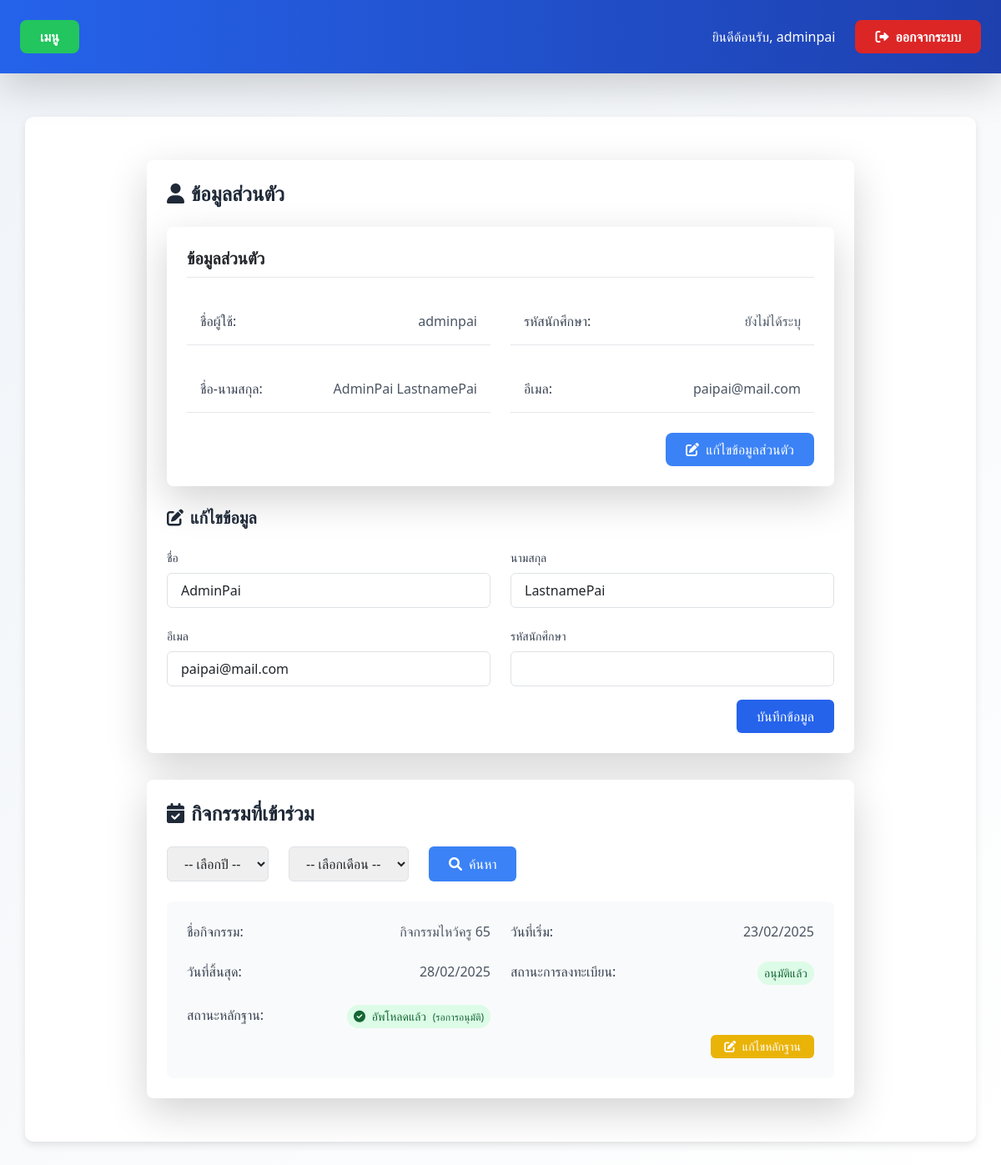
The page /edit-userprofile/ (signed in) on the database as committed earlier.
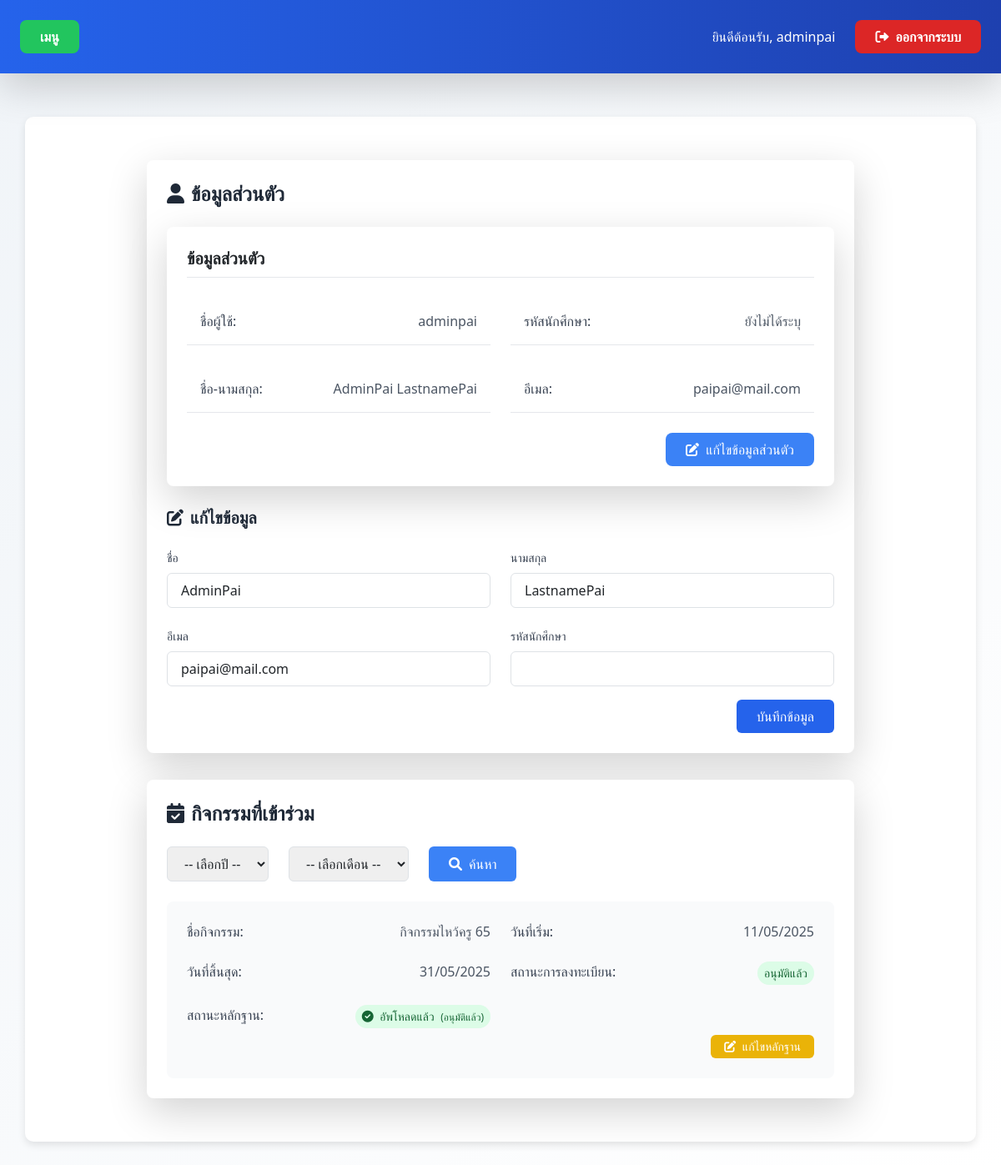
The same page on the database as committed later.
### myapp/models.py (models this page shows, shortened)
class Activity(models.Model):
    name = models.CharField(
        max_length=255,
        verbose_name='ชื่อกิจกรรม'
    )
    description = models.TextField(
        verbose_name='รายละเอียดกิจกรรม'
    )
    start_date = models.DateField(
        verbose_name='วันที่เริ่มจัดกิจกรรม',
        default=datetime.date.today
    )
    end_date = models.DateField(
        verbose_name='วันที่สิ้นสุดกิจกรรม',
        null=True,  # ยอมให้เป็น NULL
        blank=True  # สามารถทิ้งว่างได้ในฟอร์ม
    )
    created_by = models.ForeignKey(
        CustomUser,
        on_delete=models.CASCADE,
        verbose_name='ผู้สร้างกิจกรรม'
    )
    FACULTY_CHOICES = [
        ('all', 'ทุกคนเข้าร่วมได้'),
        ('CS', 'วิทยาการคอมพิวเตอร์'),
        ('CCS', 'วิทยาศาสตร์เครื่องสำอาง'),
        ('OHS', 'อาชีวอนามัยและความปลอดภัย'),
        ('EHS', 'อนามัยสิ่งแวดล้อมและสาธารณภัย'),
        ('MS', 'วิทยาศาสตร์การแพทย์'),
        ('GS', 'วิทยาศาสตร์ทั่วไป'),
        ('IT', 'เทคโนโลยีสารสนเทศ'),
        ('BIB', 'อุตสาหกรรมชีวภาพเพื่อธุรกิจ'),
        ('CYB', 'ความมั่นคงปลอดภัยไซเบอร์'),
    ]
    faculty = models.CharField(
        max_length=10,
        choices=FACULTY_CHOICES,
        default='all',
        verbose_name='คณะที่จัดกิจกรรม'
    )
    max_participants = models.IntegerField(
        default=0,  # เปลี่ยนจาก 30 เป็น 0 ซึ่งหมายถึงไม่จำกัด
        verbose_name='จำนวนผู้เข้าร่วมสูงสุด',
        help_text='กำหนดเป็น 0 หากไม่ต้องการจำกัดจำนวนผู้เข้าร่วม'
    )
    class Meta:
        verbose_name = 'กิจกรรม'
        verbose_name_plural = 'กิจกรรมทั้งหมด'

### myapp/views.py (the view, shortened to what this page needs)
# urls.py: path('edit-userprofile/', views.edit_userprofile, name='edit_userprofile'),
@login_required
def edit_userprofile(request):
    user = request.user
    month = request.GET.get('month')  # เพิ่มบรรทัดนี้
    year = request.GET.get('year')    # เพิ่มบรรทัดนี้
    form = UserProfileForm(instance=user)
    participations = Participation.objects.filter(
        student=user
    ).select_related('activity')
    activities_with_proof = []
    for participation in participations:
        try:
            reg = ActivityRegistration.objects.get(
                user=request.user,
                activity=participation.activity
            )
            has_proof = bool(reg.proof_image)
            proof_approved = reg.is_approved if has_proof else False
        except ActivityRegistration.DoesNotExist:
            has_proof = False
            proof_approved = False
        activities_with_proof.append({
            'activity': participation.activity,
            'status': participation.status,
            'joined_at': participation.joined_at,
            'has_proof': has_proof,
            'proof_approved': proof_approved
        })
    available_months = []
    available_years = []
    if participations.exists():
        years = participations.dates('activity__start_date', 'year')
        available_years = [year.year for year in years]
        months = participations.dates('activity__start_date', 'month')
        thai_months = {
            1: 'มกราคม', 2: 'กุมภาพันธ์', 3: 'มีนาคม',
            4: 'เมษายน', 5: 'พฤษภาคม', 6: 'มิถุนายน',
            7: 'กรกฎาคม', 8: 'สิงหาคม', 9: 'กันยายน',
            10: 'ตุลาคม', 11: 'พฤศจิกายน', 12: 'ธันวาคม'
        }
        available_months = [
            {'number': month.month, 'name_th': thai_months[month.month]}
            for month in months
        ]
    context = {
        'form': form,
        'user': user,
        'activities': activities_with_proof,
        'available_months': available_months,
        'available_years': available_years,
        'selected_month': month,
        'selected_year': year
    }
    return render(request, 'edit_userprofile.html', context)

### myapp/forms.py
class UserProfileForm(forms.ModelForm):
    class Meta:
        model = CustomUser  # เปลี่ยนจาก MyUser เป็น CustomUser
        fields = ['first_name', 'last_name', 'email', 'student_id']  # เอา phone_number ออกถ้าไม่มีฟิลด์นี้
        labels = {
            'first_name': 'ชื่อ',
            'last_name': 'นามสกุล',
            'email': 'อีเมล',
            'student_id': 'รหัสนักศึกษา',
        }

### templates/edit_userprofile.html (shortened to what the changed rows need)
{% extends 'base.html' %}
{% load static %}
{% load widget_tweaks %}
{% block content %}
<div class="max-w-4xl mx-auto my-8 px-4">
    <div class="bg-white rounded-lg shadow-lg p-6 mb-8">
        <h2 class="text-2xl font-semibold text-gray-800 flex items-center mb-6">
            <i class="fas fa-user mr-2"></i>ข้อมูลส่วนตัว
        </h2>
        <div class="bg-white rounded-lg shadow-lg p-6 mb-6">
            <h2 class="text-xl font-semibold mb-4 border-b pb-2">ข้อมูลส่วนตัว</h2>
        </div>
    </div>
    <div class="bg-white rounded-lg shadow-lg p-6">
        <h2 class="text-2xl font-semibold text-gray-800 flex items-center mb-6">
            <i class="fas fa-calendar-check mr-2"></i>กิจกรรมที่เข้าร่วม
        </h2>
        {% if activities %}
            <div class="space-y-4">
                {% for item in activities %}
                    <div class="bg-gray-50 rounded-lg p-4 hover:shadow-md transition duration-300">
                        <div class="grid grid-cols-1 md:grid-cols-2 gap-4">
                            <div class="flex justify-between">
                                <span class="font-medium text-gray-700">ชื่อกิจกรรม:</span>
                                <span class="text-gray-600">{{ item.activity.name }}</span>
                            </div>
                            <div class="flex justify-between">
                                <span class="font-medium text-gray-700">วันที่เริ่ม:</span>
                                <span class="text-gray-600">{{ item.activity.start_date|date:"d/m/Y" }}</span>
                            </div>
                            <div class="flex justify-between">
                                <span class="font-medium text-gray-700">วันที่สิ้นสุด:</span>
                                <span class="text-gray-600">
                                    {% if item.activity.end_date %}
                                        {{ item.activity.end_date|date:"d/m/Y" }}
                                    {% else %}
                                        ยังไม่กำหนด
                                    {% endif %}
                                </span>
                            </div>
                            <div class="flex justify-between">
                                <span class="font-medium text-gray-700">สถานะการลงทะเบียน:</span>
                                <span class="px-2 py-1 rounded-full text-sm
                                    {% if item.status == 'pending' %}
                                        bg-yellow-100 text-yellow-800
                                    {% elif item.status == 'approved' %}
                                        bg-green-100 text-green-800
                                    {% else %}
                                        bg-red-100 text-red-800
                                    {% endif %}">
                                    {% if item.status == 'pending' %}
                                        รอการอนุมัติ
                                    {% elif item.status == 'approved' %}
                                        อนุมัติแล้ว
                                    {% else %}
                                        ไม่อนุมัติ
                                    {% endif %}
                                </span>
                            </div>
                            <div class="flex justify-between">
                                <span class="font-medium text-gray-700">สถานะหลักฐาน:</span>
                                {% if item.has_proof %}
                                    <span class="px-2 py-1 rounded-full text-sm bg-green-100 text-green-800">
                                        <i class="fas fa-check-circle mr-1"></i> อัพโหลดแล้ว
                                        {% if item.proof_approved %}
                                            <span class="ml-1 text-xs">(อนุมัติแล้ว)</span>
                                        {% else %}
                                            <span class="ml-1 text-xs">(รอการอนุมัติ)</span>
                                        {% endif %}
                                    </span>
                                {% else %}
                                    <span class="px-2 py-1 rounded-full text-sm bg-red-100 text-red-800">
                                        <i class="fas fa-times-circle mr-1"></i> ยังไม่อัพโหลด
                                    </span>
                                {% endif %}
                            </div>
                        </div>
                        <div class="mt-2 flex justify-end">
                            {% if item.status == 'approved' %}
                                {% if not item.has_proof %}
                                    <a href="{% url 'upload_proof' %}?activity={{ item.activity.id }}"
                                       class="px-3 py-1 bg-blue-500 text-white text-sm rounded-md hover:bg-blue-600 transition-colors">
                                        <i class="fas fa-upload mr-1"></i> อัพโหลดหลักฐาน
                                    </a>
                                {% else %}
                                    <a href="{% url 'upload_proof' %}?activity={{ item.activity.id }}"
                                       class="px-3 py-1 bg-yellow-500 text-white text-sm rounded-md hover:bg-yellow-600 transition-colors">
                                        <i class="fas fa-edit mr-1"></i> แก้ไขหลักฐาน
                                    </a>
                                {% endif %}
                            {% endif %}
                        </div>
                    </div>
                {% endfor %}
            </div>
        {% else %}
            <p class="text-gray-500 italic text-center p-4 bg-gray-50 rounded-lg">
                ไม่พบกิจกรรมที่เข้าร่วม
            </p>
        {% endif %}
    </div>
</div>
{% endblock %}

Rows that differ between the two databases and show on the page:
changed Activity "กิจกรรมไหว้ครู 65": activity.start_date "23/02/2025" → "11/05/2025"; activity.end_date "28/02/2025" → "31/05/2025"; text "(รอการอนุมัติ)" → "(อนุมัติแล้ว)"
